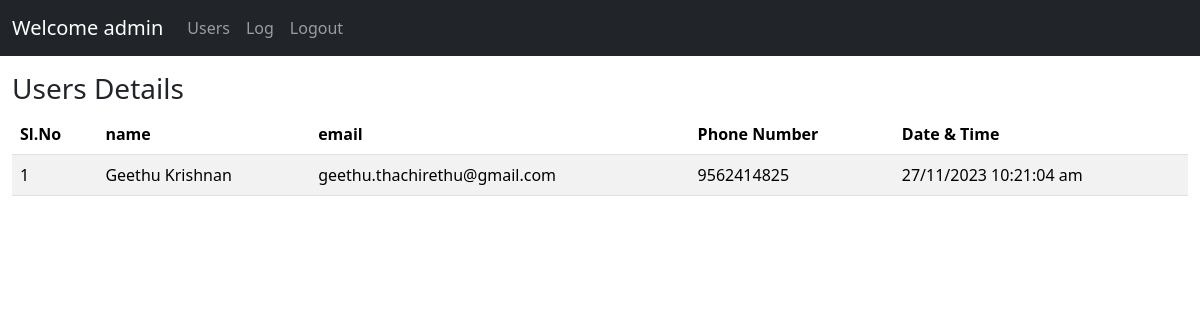
The app's page /users.php (signed in) with its own data.
### tables this page shows
CREATE TABLE IF NOT EXISTS `tbl_users` (
  `user_id` int NOT NULL AUTO_INCREMENT,
  `name` varchar(80) NOT NULL,
  `phone` varchar(80) NOT NULL,
  `email` varchar(80) NOT NULL,
  `user_name` varchar(80) NOT NULL,
  `user_password` varchar(250) NOT NULL,
  `user_type` int NOT NULL COMMENT '1-admin,2-user',
  `user_status` int NOT NULL DEFAULT '1',
  `created_at` datetime NOT NULL,
  `updated_at` datetime NOT NULL,
  PRIMARY KEY (`user_id`)
);

### users.php (the view, shortened to what this page needs)
<?php
$conn=mysqli_connect('localhost','root','','file_upload_system');
    $users="select * from tbl_users where tbl_users.user_type=2";
    $resultuser = mysqli_query($conn,$users);
?>
<?php include('header.php');?>
<div class="container-fluid mt-3">
  <h3>Users Details</h3>
  <table class="table table-striped">
    <thead>
      <tr>
      <th>Sl.No</th>
      <th>name</th>
        <th>email</th>
        <th>Phone Number</th>
        <th>Date & Time</th>
      </tr>
    </thead>
    <tbody>
    <?php $i=1; while($rowuser = mysqli_fetch_assoc($resultuser)) {  ?>
      <tr>
      <td><?php echo $i ?></td>
      <td><?php echo $rowuser['name']; ?></td>
      <td><?php echo $rowuser['email']; ?></td>
      <td><?php echo $rowuser['phone']; ?></td>
        <td><?php echo date('d/m/Y h:i:s a',strtotime($rowuser['created_at'])) ?></td>
      </tr>
      <?php $i++; } ?>
    </tbody>
  </table>
</div>
<?php include('footer.php');?>

### header.php (shortened to what this page needs)
<?php
$conn=mysqli_connect('localhost','root','','file_upload_system');
$sql="select * from tbl_users where user_id='".$_SESSION['id']."'";
$result = mysqli_query($conn,$sql);
$row = mysqli_fetch_array($result, MYSQLI_ASSOC);
?>
<!DOCTYPE html>
<html lang="en">
<head>
  <link href="https://cdn.jsdelivr.net/npm/bootstrap@5.3.2/dist/css/bootstrap.min.css" rel="stylesheet">
</head>
<body>
<?php if($_SESSION['user_type']==1){ ?>
  <nav class="navbar navbar-expand-sm bg-dark navbar-dark">
  <div class="container-fluid">
    <a class="navbar-brand" href="dashboard.php">Welcome <?php echo $row['name']; ?></a>
    <div class="collapse navbar-collapse" id="collapsibleNavbar">
      <ul class="navbar-nav">
      <li class="nav-item">
          <a class="nav-link" href="users.php">Users</a>
        </li>
        <li class="nav-item">
          <a class="nav-link" href="log.php">Log</a>
        </li>
        <li class="nav-item">
          <a class="nav-link" href="logout.php">Logout</a>
        </li>
      </ul>
    </div>
  </div>
</nav>
  <?php } ?>

### records on screen
tbl_users: name "admin"
tbl_users: name "Geethu Krishnan", email "geethu.thachirethu@gmail.com", phone "9562414825", created_at "27/11/2023 10:21:04 am"
